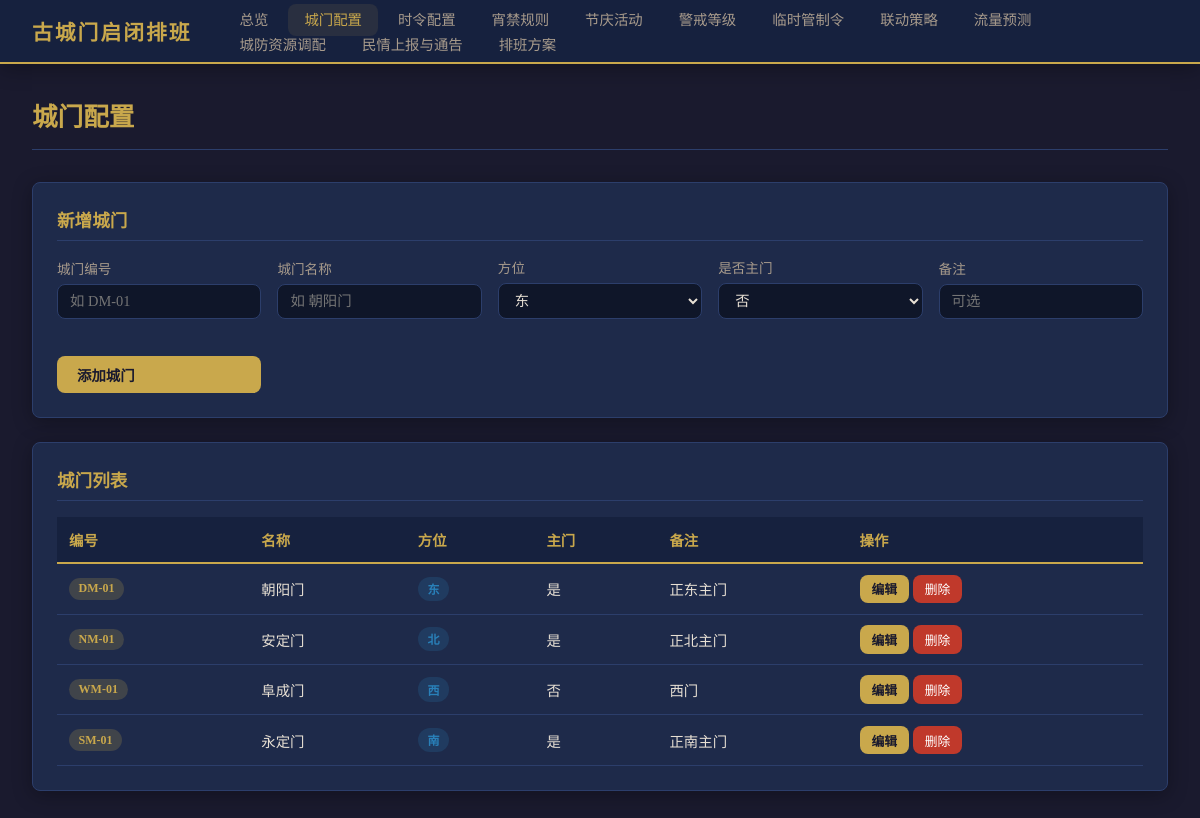
Before: /gates with the older database file.
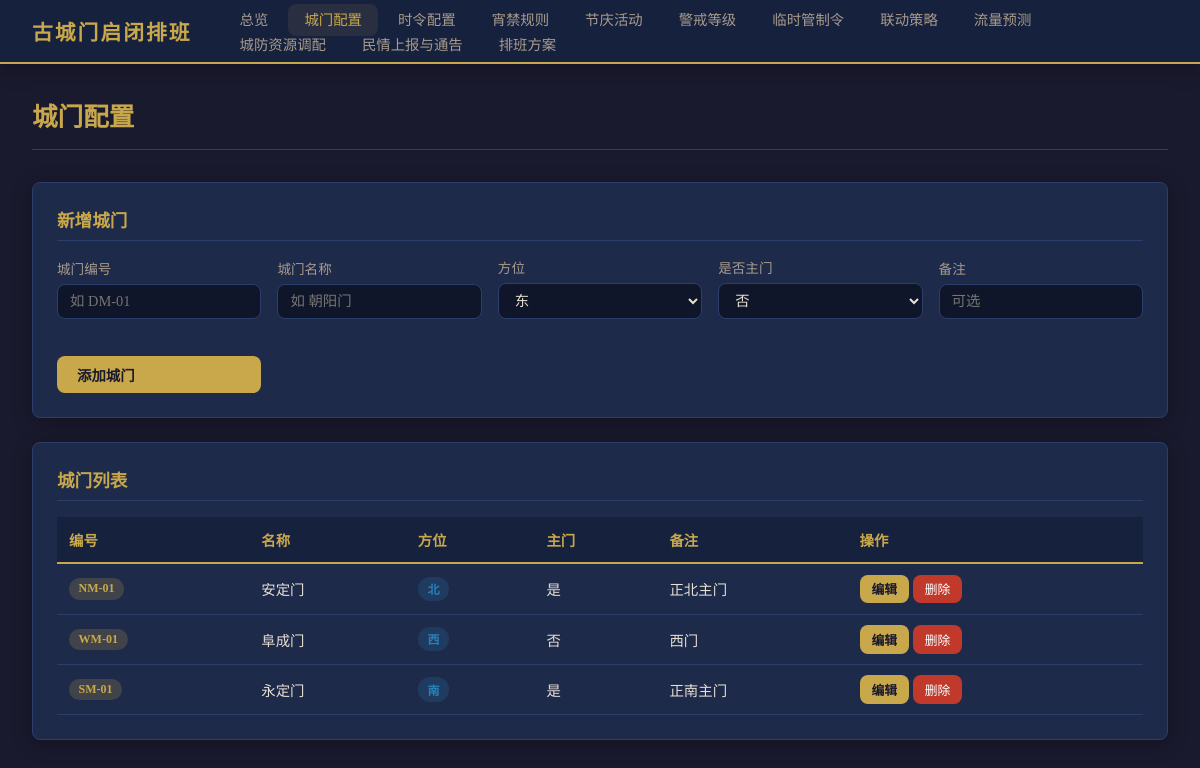
After: the same page with the newer database file.
### tables this page shows
CREATE TABLE gates (
            id INTEGER PRIMARY KEY AUTOINCREMENT,
            gate_code TEXT UNIQUE NOT NULL,
            gate_name TEXT NOT NULL,
            direction TEXT NOT NULL CHECK(direction IN ('东','南','西','北')),
            is_main INTEGER NOT NULL DEFAULT 0 CHECK(is_main IN (0,1)),
            notes TEXT DEFAULT ''
        );

### main.py (the view)
@app.get("/gates", response_class=HTMLResponse)
async def gates_page(request: Request, error: str = None):
    conn = get_db()
    gates = conn.execute("SELECT * FROM gates ORDER BY id").fetchall()
    conn.close()
    return templates.TemplateResponse("gates.html", {
        "request": request,
        "gates": gates,
        "active_page": "gates",
        "error_msg": error,
    })

### templates/gates.html (shortened to what this page needs)
{% extends "base.html" %}
{% block content %}
<div class="page-header">
    <h1>城门配置</h1>
</div>
<div class="card">
    <h2>新增城门</h2>
    <form action="/gates/add" method="post" class="form-grid">
        <div class="form-group">
            <label>城门编号</label>
            <input type="text" name="gate_code" required placeholder="如 DM-01" pattern="[A-Z]{2}-\d{2}">
        </div>
        <div class="form-group">
            <label>城门名称</label>
            <input type="text" name="gate_name" required placeholder="如 朝阳门">
        </div>
        <div class="form-group">
            <label>方位</label>
            <select name="direction" required>
                <option value="东">东</option>
            </select>
        </div>
        <div class="form-group">
            <label>是否主门</label>
            <select name="is_main">
                <option value="0">否</option>
            </select>
        </div>
        <div class="form-group">
            <label>备注</label>
            <input type="text" name="notes" placeholder="可选">
        </div>
        <div class="form-group">
            <label>&nbsp;</label>
            <button type="submit" class="btn btn-primary">添加城门</button>
        </div>
    </form>
</div>
<div class="card">
    <h2>城门列表</h2>
    <div class="table-responsive">
        <table>
            <thead>
                <tr>
                    <th>编号</th>
                    <th>名称</th>
                    <th>方位</th>
                    <th>主门</th>
                    <th>备注</th>
                    <th>操作</th>
                </tr>
            </thead>
            <tbody>
                {% for gate in gates %}
                <tr>
                    <td><span class="badge badge-gold">{{ gate.gate_code }}</span></td>
                    <td>{{ gate.gate_name }}</td>
                    <td><span class="badge badge-blue">{{ gate.direction }}</span></td>
                    <td>{{ '是' if gate.is_main else '否' }}</td>
                    <td>{{ gate.notes or '-' }}</td>
                    <td>
                        <button type="button" class="btn btn-primary btn-sm" onclick="openEditModal({{ gate.id }}, '{{ gate.gate_code }}', '{{ gate.gate_name }}', '{{ gate.direction }}', {{ gate.is_main }}, '{{ gate.notes or '' }}')">编辑</button>
                        <form action="/gates/delete/{{ gate.id }}" method="post" style="display:inline;"
                              onsubmit="return confirm('确定删除城门 {{ gate.gate_name }}？关联的排班数据也将被删除。')">
                            <button type="submit" class="btn btn-danger btn-sm">删除</button>
                        </form>
                    </td>
                </tr>
                {% endfor %}
            </tbody>
        </table>
    </div>
</div>
{% endblock %}

Changed rows visible on the page:
removed gates: gate_code "DM-01", gate_name "朝阳门", direction "东", is_main "是", notes "正东主门"
